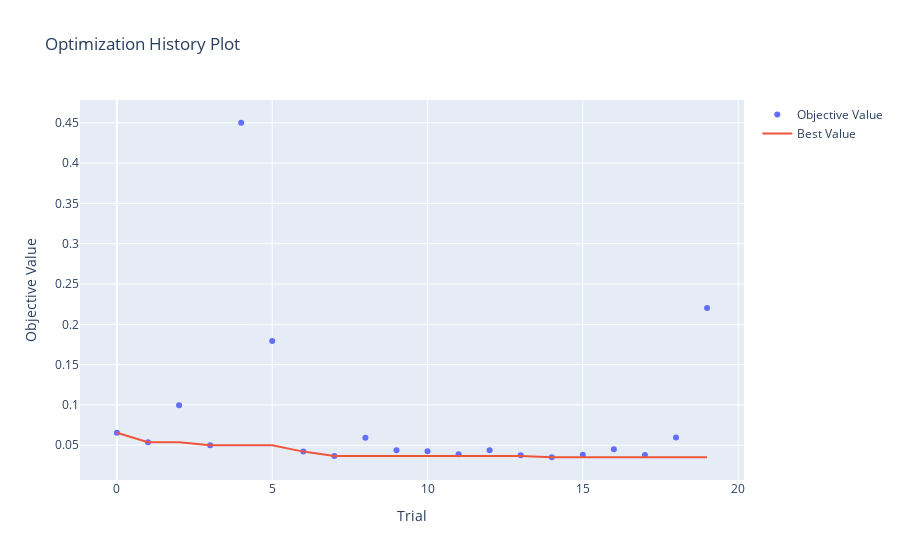
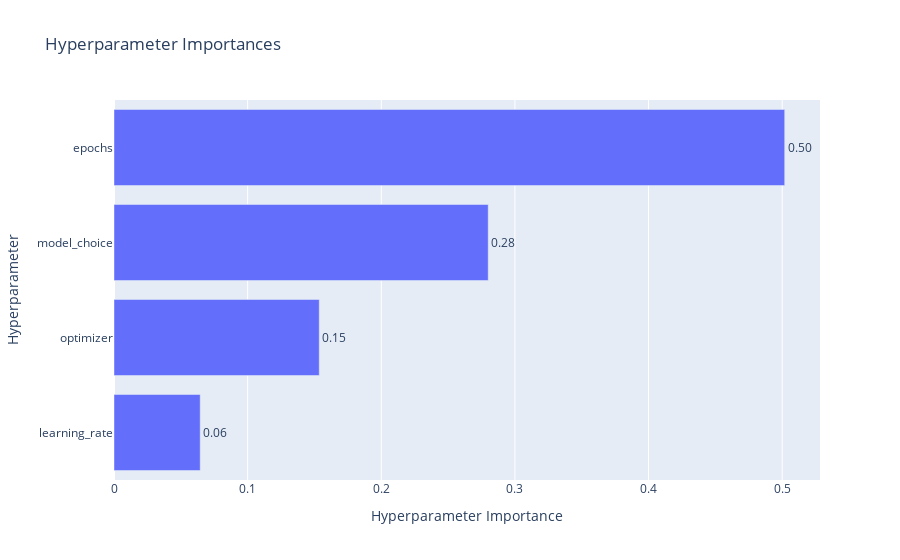
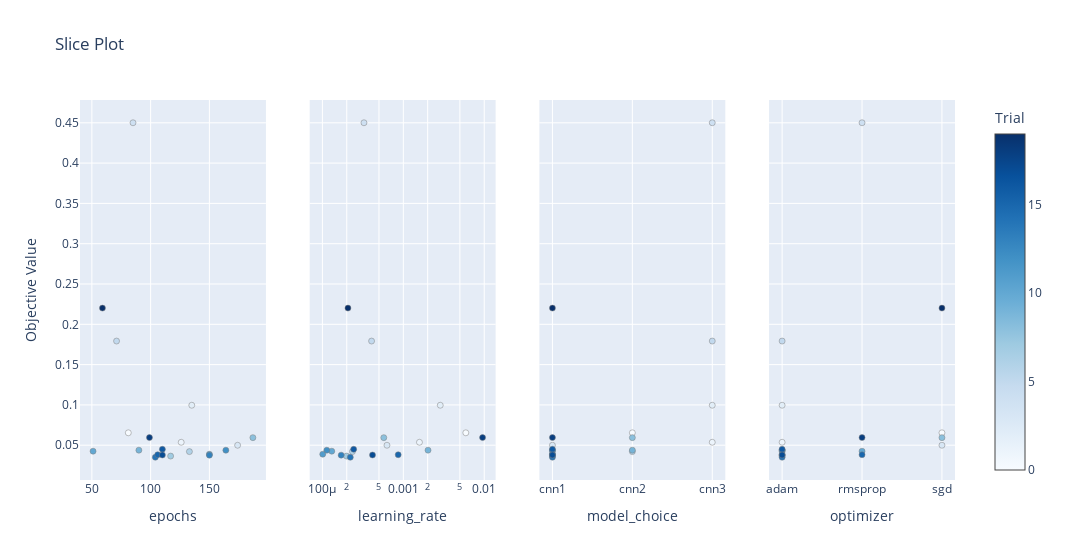
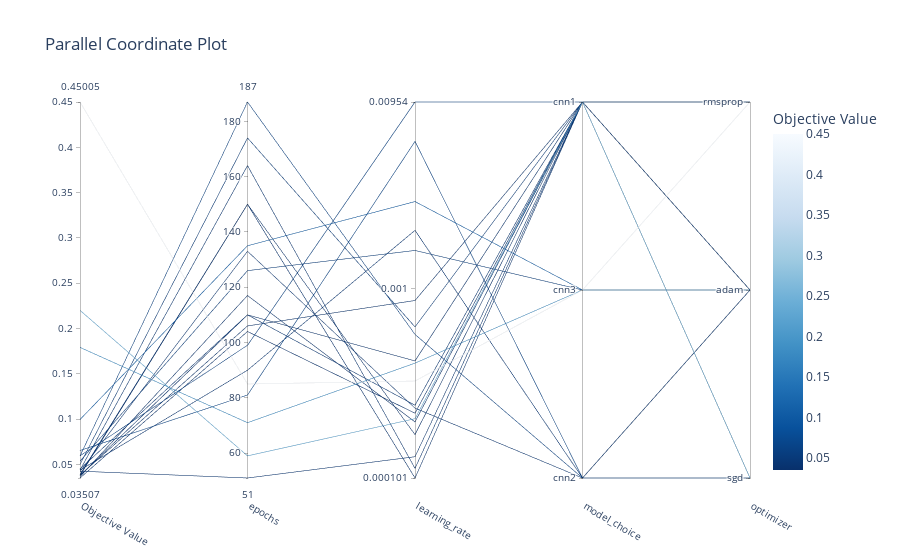

Notebook code for these charts, in order:
### Code cell
model_cnn_opt, history_cnn_opt, preds_cnn, y_real_cnn = train_and_evaluate_best_model_cnn(
    best_params_cnn, X_train_cnn, y_train, X_val_cnn, y_val, X_test_cnn, y_test, min_val, max_val
)

plot_loss(history_cnn_opt, title="CNN Optimizado con Optuna")
show_optuna_visualizations(study_cnn, title_prefix="CNN")

### Figure 1 — Plotly figure (JSON) as saved in the notebook; plotly's stock layout.template omitted (floating-point values rounded to 4 significant figures)
{"data": [{"mode": "markers", "name": "Objective Value", "type": "scatter", "x": [0, 1, 2, 3, 4, 5, 6, 7, 8, 9, 10, 11, 12, 13, 14, 15, 16, 17, 18, 19], "y": [0.0654, 0.05365, 0.09958, 0.04994, 0.45, 0.1792, 0.04206, 0.0365, 0.05938, 0.04384, 0.04259, 0.03884, 0.04378, 0.0377, 0.03507, 0.03818, 0.04494, 0.03784, 0.05948, 0.2201]}, {"mode": "lines", "name": "Best Value", "type": "scatter", "x": [0, 1, 2, 3, 4, 5, 6, 7, 8, 9, 10, 11, 12, 13, 14, 15, 16, 17, 18, 19], "y": [0.0654, 0.05365, 0.05365, 0.04994, 0.04994, 0.04994, 0.04206, 0.0365, 0.0365, 0.0365, 0.0365, 0.0365, 0.0365, 0.0365, 0.03507, 0.03507, 0.03507, 0.03507, 0.03507, 0.03507]}, {"marker": {"color": "#cccccc"}, "mode": "markers", "name": "Infeasible Trial", "showlegend": false, "type": "scatter", "x": [], "y": []}], "layout": {"title": {"text": "Optimization History Plot"}, "xaxis": {"title": {"text": "Trial"}}, "yaxis": {"title": {"text": "Objective Value"}}}}

### Figure 2 — Plotly figure (JSON) as saved in the notebook; plotly's stock layout.template omitted (floating-point values rounded to 4 significant figures)
{"data": [{"cliponaxis": false, "hovertemplate": ["learning_rate (FloatDistribution): 0.06450024511516435<extra></extra>", "optimizer (CategoricalDistribution): 0.15358067043372134<extra></extra>", "model_choice (CategoricalDistribution): 0.2800306204518009<extra></extra>", "epochs (IntDistribution): 0.5018884639993133<extra></extra>"], "name": "Objective Value", "orientation": "h", "text": ["0.06", "0.15", "0.28", "0.50"], "textposition": "outside", "type": "bar", "x": [0.0645, 0.1536, 0.28, 0.5019], "y": ["learning_rate", "optimizer", "model_choice", "epochs"]}], "layout": {"title": {"text": "Hyperparameter Importances"}, "xaxis": {"title": {"text": "Hyperparameter Importance"}}, "yaxis": {"title": {"text": "Hyperparameter"}}}}

### Figure 3 — Plotly figure (JSON) as saved in the notebook; plotly's stock layout.template omitted (floating-point values rounded to 4 significant figures)
{"data": [{"marker": {"color": [0, 1, 2, 3, 4, 5, 6, 7, 8, 9, 10, 11, 12, 13, 14, 15, 16, 17, 18, 19], "colorbar": {"title": {"text": "Trial"}, "x": 1, "xpad": 40}, "colorscale": [[0, "rgb(247,251,255)"], [0.125, "rgb(222,235,247)"], [0.25, "rgb(198,219,239)"], [0.375, "rgb(158,202,225)"], [0.5, "rgb(107,174,214)"], [0.625, "rgb(66,146,198)"], [0.75, "rgb(33,113,181)"], [0.875, "rgb(8,81,156)"], [1, "rgb(8,48,107)"]], "line": {"color": "Grey", "width": 0.5}, "showscale": true}, "mode": "markers", "name": "Feasible Trial", "showlegend": false, "type": "scatter", "x": [81, 126, 135, 174, 85, 71, 133, 117, 187, 90, 51, 150, 164, 150, 104, 106, 110, 110, 99, 59], "xaxis": "x", "y": [0.0654, 0.05365, 0.09958, 0.04994, 0.45, 0.1792, 0.04206, 0.0365, 0.05938, 0.04384, 0.04259, 0.03884, 0.04378, 0.0377, 0.03507, 0.03818, 0.04494, 0.03784, 0.05948, 0.2201], "yaxis": "y"}, {"marker": {"color": [0, 1, 2, 3, 4, 5, 6, 7, 8, 9, 10, 11, 12, 13, 14, 15, 16, 17, 18, 19], "colorbar": {"title": {"text": "Trial"}, "x": 1, "xpad": 40}, "colorscale": [[0, "rgb(247,251,255)"], [0.125, "rgb(222,235,247)"], [0.25, "rgb(198,219,239)"], [0.375, "rgb(158,202,225)"], [0.5, "rgb(107,174,214)"], [0.625, "rgb(66,146,198)"], [0.75, "rgb(33,113,181)"], [0.875, "rgb(8,81,156)"], [1, "rgb(8,48,107)"]], "line": {"color": "Grey", "width": 0.5}, "showscale": false}, "mode": "markers", "name": "Feasible Trial", "showlegend": false, "type": "scatter", "x": [0.005921, 0.001583, 0.002861, 0.0006281, 0.0003263, 0.0004052, 0.000235, 0.000199, 0.0005735, 0.002019, 0.0001306, 0.000101, 0.0001134, 0.0001706, 0.0002212, 0.0008642, 0.0002435, 0.0004161, 0.009538, 0.0002068], "xaxis": "x2", "y": [0.0654, 0.05365, 0.09958, 0.04994, 0.45, 0.1792, 0.04206, 0.0365, 0.05938, 0.04384, 0.04259, 0.03884, 0.04378, 0.0377, 0.03507, 0.03818, 0.04494, 0.03784, 0.05948, 0.2201], "yaxis": "y2"}, {"marker": {"color": [0, 1, 2, 3, 4, 5, 6, 7, 8, 9, 10, 11, 12, 13, 14, 15, 16, 17, 18, 19], "colorbar": {"title": {"text": "Trial"}, "x": 1, "xpad": 40}, "colorscale": [[0, "rgb(247,251,255)"], [0.125, "rgb(222,235,247)"], [0.25, "rgb(198,219,239)"], [0.375, "rgb(158,202,225)"], [0.5, "rgb(107,174,214)"], [0.625, "rgb(66,146,198)"], [0.75, "rgb(33,113,181)"], [0.875, "rgb(8,81,156)"], [1, "rgb(8,48,107)"]], "line": {"color": "Grey", "width": 0.5}, "showscale": false}, "mode": "markers", "name": "Feasible Trial", "showlegend": false, "type": "scatter", "x": ["cnn2", "cnn3", "cnn3", "cnn1", "cnn3", "cnn3", "cnn2", "cnn1", "cnn2", "cnn2", "cnn1", "cnn1", "cnn1", "cnn1", "cnn1", "cnn1", "cnn1", "cnn1", "cnn1", "cnn1"], "xaxis": "x3", "y": [0.0654, 0.05365, 0.09958, 0.04994, 0.45, 0.1792, 0.04206, 0.0365, 0.05938, 0.04384, 0.04259, 0.03884, 0.04378, 0.0377, 0.03507, 0.03818, 0.04494, 0.03784, 0.05948, 0.2201], "yaxis": "y3"}, {"marker": {"color": [0, 1, 2, 3, 4, 5, 6, 7, 8, 9, 10, 11, 12, 13, 14, 15, 16, 17, 18, 19], "colorbar": {"title": {"text": "Trial"}, "x": 1, "xpad": 40}, "colorscale": [[0, "rgb(247,251,255)"], [0.125, "rgb(222,235,247)"], [0.25, "rgb(198,219,239)"], [0.375, "rgb(158,202,225)"], [0.5, "rgb(107,174,214)"], [0.625, "rgb(66,146,198)"], [0.75, "rgb(33,113,181)"], [0.875, "rgb(8,81,156)"], [1, "rgb(8,48,107)"]], "line": {"color": "Grey", "width": 0.5}, "showscale": false}, "mode": "markers", "name": "Feasible Trial", "showlegend": false, "type": "scatter", "x": ["sgd", "adam", "adam", "sgd", "rmsprop", "adam", "adam", "adam", "sgd", "adam", "rmsprop", "adam", "adam", "adam", "adam", "rmsprop", "adam", "adam", "rmsprop", "sgd"], "xaxis": "x4", "y": [0.0654, 0.05365, 0.09958, 0.04994, 0.45, 0.1792, 0.04206, 0.0365, 0.05938, 0.04384, 0.04259, 0.03884, 0.04378, 0.0377, 0.03507, 0.03818, 0.04494, 0.03784, 0.05948, 0.2201], "yaxis": "y4"}], "layout": {"title": {"text": "Slice Plot"}, "width": 1200, "xaxis": {"anchor": "y", "domain": [0, 0.2125], "title": {"text": "epochs"}}, "xaxis2": {"anchor": "y2", "domain": [0.2625, 0.475], "title": {"text": "learning_rate"}, "type": "log"}, "xaxis3": {"anchor": "y3", "categoryarray": ["cnn1", "cnn2", "cnn3"], "categoryorder": "array", "domain": [0.525, 0.7375], "title": {"text": "model_choice"}, "type": "category"}, "xaxis4": {"anchor": "y4", "categoryarray": ["adam", "rmsprop", "sgd"], "categoryorder": "array", "domain": [0.7875, 1], "title": {"text": "optimizer"}, "type": "category"}, "yaxis": {"anchor": "x", "domain": [0, 1], "title": {"text": "Objective Value"}}, "yaxis2": {"anchor": "x2", "domain": [0, 1], "matches": "y", "showticklabels": false}, "yaxis3": {"anchor": "x3", "domain": [0, 1], "matches": "y", "showticklabels": false}, "yaxis4": {"anchor": "x4", "domain": [0, 1], "matches": "y", "showticklabels": false}}}

### Figure 4 — Plotly figure (JSON) as saved in the notebook; plotly's stock layout.template omitted (floating-point values rounded to 4 significant figures)
{"data": [{"dimensions": [{"label": "Objective Value", "range": [0.03507, 0.45], "values": [0.0654, 0.05365, 0.09958, 0.04994, 0.45, 0.1792, 0.04206, 0.0365, 0.05938, 0.04384, 0.04259, 0.03884, 0.04378, 0.0377, 0.03507, 0.03818, 0.04494, 0.03784, 0.05948, 0.2201]}, {"label": "epochs", "range": [51, 187], "values": [81, 126, 135, 174, 85, 71, 133, 117, 187, 90, 51, 150, 164, 150, 104, 106, 110, 110, 99, 59]}, {"label": "learning_rate", "range": [-3.996, -2.021], "ticktext": ["0.000101", "0.001", "0.00954"], "tickvals": [-3.996, -3, -2.021], "values": [-2.228, -2.8, -2.544, -3.202, -3.486, -3.392, -3.629, -3.701, -3.241, -2.695, -3.884, -3.996, -3.945, -3.768, -3.655, -3.063, -3.614, -3.381, -2.021, -3.684]}, {"label": "model_choice", "range": [0, 2], "ticktext": ["cnn2", "cnn3", "cnn1"], "tickvals": [0, 1, 2], "values": [0, 1, 1, 2, 1, 1, 0, 2, 0, 0, 2, 2, 2, 2, 2, 2, 2, 2, 2, 2]}, {"label": "optimizer", "range": [0, 2], "ticktext": ["sgd", "adam", "rmsprop"], "tickvals": [0, 1, 2], "values": [0, 1, 1, 0, 2, 1, 1, 1, 0, 1, 2, 1, 1, 1, 1, 2, 1, 1, 2, 0]}], "labelangle": 30, "labelside": "bottom", "line": {"color": [0.0654, 0.05365, 0.09958, 0.04994, 0.45, 0.1792, 0.04206, 0.0365, 0.05938, 0.04384, 0.04259, 0.03884, 0.04378, 0.0377, 0.03507, 0.03818, 0.04494, 0.03784, 0.05948, 0.2201], "colorbar": {"title": {"text": "Objective Value"}}, "colorscale": [[0, "rgb(247,251,255)"], [0.125, "rgb(222,235,247)"], [0.25, "rgb(198,219,239)"], [0.375, "rgb(158,202,225)"], [0.5, "rgb(107,174,214)"], [0.625, "rgb(66,146,198)"], [0.75, "rgb(33,113,181)"], [0.875, "rgb(8,81,156)"], [1, "rgb(8,48,107)"]], "reversescale": true, "showscale": true}, "type": "parcoords"}], "layout": {"title": {"text": "Parallel Coordinate Plot"}}}
